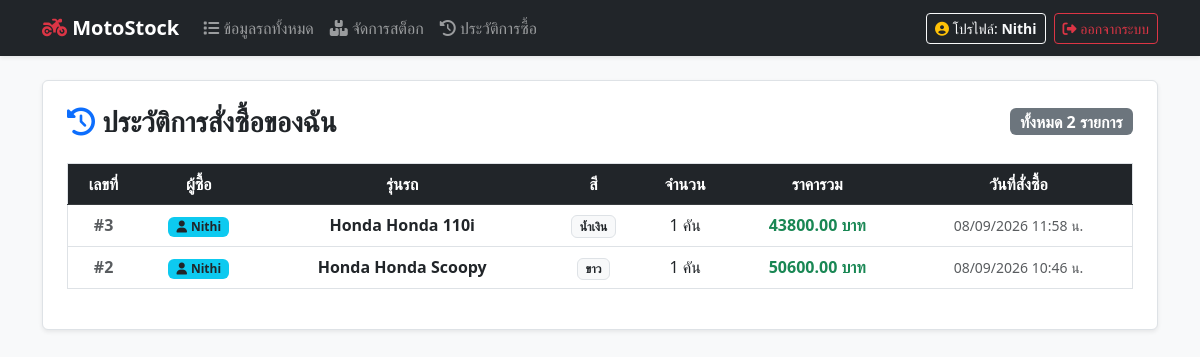
Page /orders/ (signed in) on the committed database.
### showroom/models.py (models this page shows, shortened)
class Order(models.Model):
    user = models.ForeignKey(User, on_delete=models.CASCADE, verbose_name='ผู้สั่งซื้อ')
    inventory = models.ForeignKey(Inventory, on_delete=models.CASCADE, verbose_name='รายการสต็อก')
    quantity = models.PositiveIntegerField(default=1, verbose_name='จำนวนที่ซื้อ')
    total_price = models.DecimalField(max_digits=12, decimal_places=2, verbose_name='ราคารวม')
    order_date = models.DateTimeField(auto_now_add=True, verbose_name='วันที่สั่งซื้อ')

class Inventory(models.Model):
    STATUS_CHOICES = [
        ('Available', 'พร้อมขาย'),
        ('Reserved', 'จองแล้ว'),
        ('Out of Stock', 'สินค้าหมด')
    ]
    motorcycle = models.ForeignKey(Motorcycle, on_delete=models.CASCADE, verbose_name='รถมอเตอร์ไซค์')
    color = models.CharField(max_length=50, verbose_name='สี')
    quantity = models.IntegerField(default=0, verbose_name='จำนวน (คัน)')
    status = models.CharField(max_length=20, choices=STATUS_CHOICES, default='Available', verbose_name='สถานะ')

class Motorcycle(models.Model):
    BRAND_CHOICES = [
        ('Honda', 'Honda'),
        ('Kawasaki', 'Kawasaki'),
        ('Yamaha', 'Yamaha'),
        ('KTM', 'KTM'),
        ('Other', 'Other')
    ]
    brand = models.CharField(max_length=50, choices=BRAND_CHOICES, verbose_name='แบรนด์')
    model_name = models.CharField(max_length=200, verbose_name='ชื่อรุ่น')
    engine_cc = models.IntegerField(verbose_name='พิกัด (CC)')
    price = models.DecimalField(max_digits=10, decimal_places=2, verbose_name='ราคา (บาท)')
    image = models.ImageField(upload_to='bikes/', blank=True, null=True, verbose_name='รูปรถ')
    description = models.TextField(blank=True, verbose_name='รายละเอียด')

### showroom/views.py (the view)
# urls.py: path('orders/', views.order_history, name='order_history'),
@login_required(login_url='login')
def order_history(request):
    if request.user.is_staff:
        orders = Order.objects.all().order_by('-order_date')
    else:
        orders = Order.objects.filter(user=request.user).order_by('-order_date')
    return render(request, 'showroom/order_history.html', {'orders': orders})

### showroom/templates/showroom/order_history.html (shortened to what this page needs)
{% extends 'showroom/base.html' %}
{% block content %}
<div class="d-flex justify-content-between align-items-center mb-4">
    <h3 class="fw-bold mb-0 text-dark">
        <i class="fa-solid fa-clock-rotate-left text-primary"></i>
        {% if user.is_staff %}
            รายการคำสั่งซื้อทั้งหมด
        {% else %}
            ประวัติการสั่งซื้อของฉัน
        {% endif %}
    </h3>
    <span class="badge bg-secondary fs-6">ทั้งหมด {{ orders.count }} รายการ</span>
</div>
<div class="table-responsive">
    <table class="table table-hover align-middle border text-center">
        <thead class="table-dark">
            <tr>
                <th style="white-space: nowrap;">เลขที่</th>
                <th style="white-space: nowrap;">ผู้ซื้อ</th>
                <th style="white-space: nowrap;">รุ่นรถ</th>
                <th style="white-space: nowrap;">สี</th>
                <th style="white-space: nowrap;">จำนวน</th>
                <th style="white-space: nowrap;">ราคารวม</th>
                <th style="white-space: nowrap;">วันที่สั่งซื้อ</th>
            </tr>
        </thead>
        <tbody>
            {% for order in orders %}
            <tr>
                <td class="fw-bold text-muted">#{{ order.id }}</td>
                <td>
                    <span class="badge bg-info text-dark px-2 py-1">
                        <i class="fa-solid fa-user me-1"></i>{{ order.user.username }}
                    </span>
                </td>
                <td class="fw-semibold" style="white-space: nowrap;">
                    <strong>{{ order.inventory.motorcycle.brand }}</strong> {{ order.inventory.motorcycle.model_name }}
                </td>
                <td style="white-space: nowrap;">
                    <span class="badge bg-light text-dark border">{{ order.inventory.color }}</span>
                </td>
                <td style="white-space: nowrap;">{{ order.quantity }} คัน</td>
                <td class="fw-bold text-success" style="white-space: nowrap;">{{ order.total_price }} บาท</td>
                <td class="small text-muted" style="white-space: nowrap;">{{ order.order_date|date:"d/m/Y H:i น." }}</td>
            </tr>
            {% endfor %}
        </tbody>
    </table>
</div>
{% endblock %}

### showroom/templates/showroom/base.html (shortened to what this page needs)
<!DOCTYPE html>
<html lang="th">
<head>
    <link href="https://cdn.jsdelivr.net/npm/bootstrap@5.3.0/dist/css/bootstrap.min.css" rel="stylesheet">
    <link rel="stylesheet" href="https://cdnjs.cloudflare.com/ajax/libs/font-awesome/6.4.0/css/all.min.css">
</head>
<body class="bg-light">
    <nav class="navbar navbar-expand-lg navbar-dark bg-dark shadow-sm">
        <div class="container">
            <a class="navbar-brand fw-bold" href="{% url 'home' %}">
                <i class="fa-solid fa-motorcycle text-danger"></i> MotoStock
            </a>
            <div class="collapse navbar-collapse" id="navbarNav">
                <ul class="navbar-nav me-auto mb-2 mb-lg-0">
                    <li class="nav-item">
                        <a class="nav-link" href="{% url 'bike_list' %}"><i class="fa-solid fa-list"></i> ข้อมูลรถทั้งหมด</a>
                    </li>
                    <li class="nav-item">
                        <a class="nav-link" href="{% url 'inventory_list' %}"><i class="fa-solid fa-boxes-stacked"></i> จัดการสต็อก</a>
                    </li>
                    {% if user.is_authenticated %}
                    <li class="nav-item">
                        <a class="nav-link" href="{% url 'order_history' %}"><i class="fa-solid fa-clock-rotate-left"></i> ประวัติการซื้อ</a>
                    </li>
                    {% endif %}
                </ul>
                <ul class="navbar-nav ms-auto align-items-center gap-2">
                    {% if user.is_authenticated %}
                        <li class="nav-item">
                            <a href="{% url 'profile' %}" class="btn btn-outline-light btn-sm">
                                <i class="fa-solid fa-circle-user text-warning"></i> โปรไฟล์: <strong>{{ user.username }}</strong>
                            </a>
                        </li>
                        <li class="nav-item">
                            <a href="{% url 'logout' %}" class="btn btn-outline-danger btn-sm">
                                <i class="fa-solid fa-right-from-bracket"></i> ออกจากระบบ
                            </a>
                        </li>
                    {% endif %}
                </ul>
            </div>
        </div>
    </nav>
    <div class="container mt-4 mb-5">
        <div class="bg-white p-4 rounded shadow-sm border">
            {% block content %}{% endblock %}
        </div>
    </div>
</body>
</html>

### rows in the picture
Order: id "3", user.username "Nithi", inventory.motorcycle.brand "Honda", inventory.motorcycle.model_name "Honda 110i", inventory.color "น้ำเงิน", quantity "1", total_price "43800.00", order_date "08/09/2026 11:58 น."
Order: id "2", user.username "Nithi", inventory.motorcycle.brand "Honda", inventory.motorcycle.model_name "Honda Scoopy", inventory.color "ขาว", quantity "1", total_price "50600.00", order_date "08/09/2026 10:46 น."

### other values in the picture
{{ user.username }} "Nithi"
{{ orders.count }} "2"
